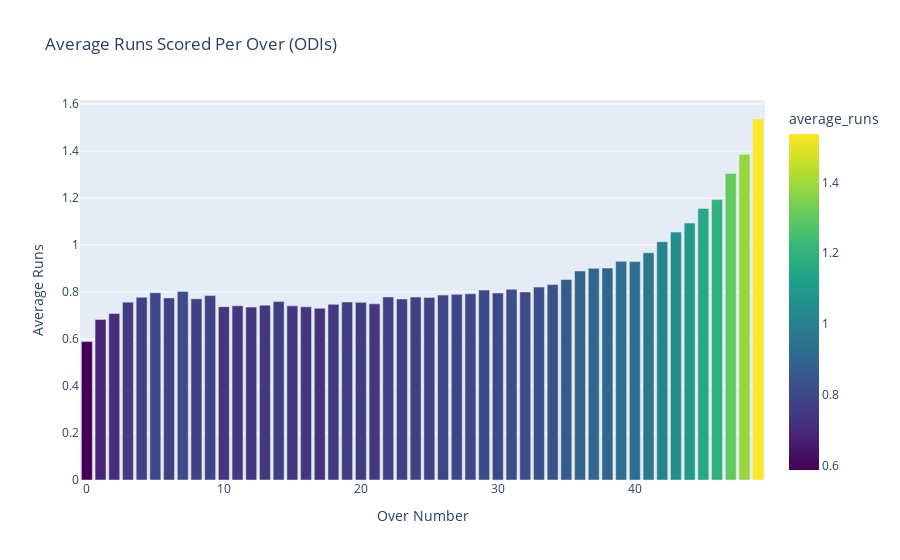

The notebook cell saved with this chart:
### Markdown cell above
#### 2. Overs Analysis: Most Productive Overs in ODIs
      - Insight:To Identify which over number consistently produces the most runs.

### Code cell
avg_runs_per_over = (
    odis_df.groupby('overs')['runs_total']
    .mean()
    .reset_index(name='average_runs')
    .sort_values(by='overs')
)

# Step 2: Use Plotly Bar Chart (non-line version)
fig = px.bar(
    avg_runs_per_over,
    x='overs',
    y='average_runs',
    color='average_runs',
    color_continuous_scale='Viridis',
    title='Average Runs Scored Per Over (ODIs)'
)

fig.update_layout(
    xaxis_title='Over Number',
    yaxis_title='Average Runs',
    bargap=0.2
)

fig.show()

### Figure 1 — Plotly figure (JSON) as saved in the notebook; plotly's stock layout.template omitted (floating-point values rounded to 4 significant figures)
{"data": [{"hovertemplate": "overs=%{x}<br>average_runs=%{marker.color}<extra></extra>", "legendgroup": "", "marker": {"color": [0.589, 0.6833, 0.7088, 0.7569, 0.7776, 0.7969, 0.775, 0.802, 0.7711, 0.7847, 0.7374, 0.7413, 0.7356, 0.7441, 0.7592, 0.741, 0.7368, 0.7306, 0.7474, 0.7572, 0.7559, 0.7496, 0.779, 0.7704, 0.7783, 0.7767, 0.7868, 0.7899, 0.7924, 0.8083, 0.7957, 0.8119, 0.8004, 0.821, 0.8318, 0.8533, 0.8896, 0.901, 0.9019, 0.9304, 0.9294, 0.9669, 1.014, 1.055, 1.093, 1.156, 1.193, 1.304, 1.386, 1.536], "coloraxis": "coloraxis", "pattern": {"shape": ""}}, "name": "", "orientation": "v", "showlegend": false, "textposition": "auto", "type": "bar", "x": [0, 1, 2, 3, 4, 5, 6, 7, 8, 9, 10, 11, 12, 13, 14, 15, 16, 17, 18, 19, 20, 21, 22, 23, 24, 25, 26, 27, 28, 29, 30, 31, 32, 33, 34, 35, 36, 37, 38, 39, 40, 41, 42, 43, 44, 45, 46, 47, 48, 49], "xaxis": "x", "y": [0.589, 0.6833, 0.7088, 0.7569, 0.7776, 0.7969, 0.775, 0.802, 0.7711, 0.7847, 0.7374, 0.7413, 0.7356, 0.7441, 0.7592, 0.741, 0.7368, 0.7306, 0.7474, 0.7572, 0.7559, 0.7496, 0.779, 0.7704, 0.7783, 0.7767, 0.7868, 0.7899, 0.7924, 0.8083, 0.7957, 0.8119, 0.8004, 0.821, 0.8318, 0.8533, 0.8896, 0.901, 0.9019, 0.9304, 0.9294, 0.9669, 1.014, 1.055, 1.093, 1.156, 1.193, 1.304, 1.386, 1.536], "yaxis": "y"}], "layout": {"bargap": 0.2, "barmode": "relative", "coloraxis": {"colorbar": {"title": {"text": "average_runs"}}, "colorscale": [[0, "#440154"], [0.1111, "#482878"], [0.2222, "#3e4989"], [0.3333, "#31688e"], [0.4444, "#26828e"], [0.5556, "#1f9e89"], [0.6667, "#35b779"], [0.7778, "#6ece58"], [0.8889, "#b5de2b"], [1, "#fde725"]]}, "legend": {"tracegroupgap": 0}, "title": {"text": "Average Runs Scored Per Over (ODIs)"}, "xaxis": {"anchor": "y", "domain": [0, 1], "title": {"text": "Over Number"}}, "yaxis": {"anchor": "x", "domain": [0, 1], "title": {"text": "Average Runs"}}}}
